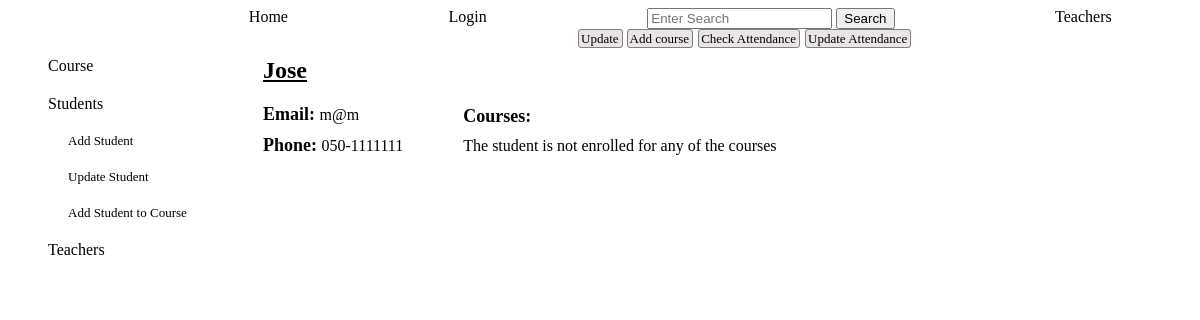
/student_info/1, run on an earlier commit of the app's database.
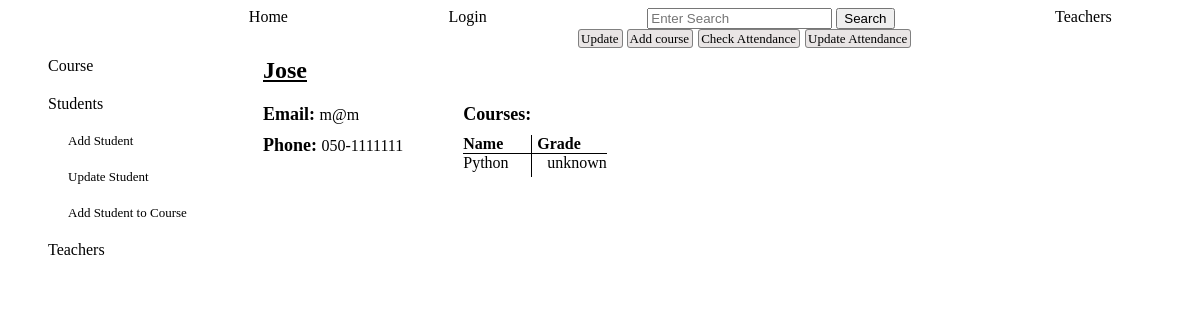
And on a later commit of the database.
### tables this page shows
CREATE TABLE students (
        id INTEGER PRIMARY KEY,
        name TEXT NOT NULL,
        email TEXT NOT NULL UNIQUE,
        phone TEXT UNIQUE
        );

CREATE TABLE courses (
        id INTEGER PRIMARY KEY,
        name TEXT NOT NULL,
        description TEXT,
        teacher_id TEXT NOT NULL,
        start TEXT,
        day TEXT,
        time TEXT, 
        FOREIGN KEY (teacher_id) REFERENCES teachers (id)
        );

CREATE TABLE students_courses (
        id INTEGER PRIMARY KEY,
        student_id INTEGER,
        course_id INTEGER,
        grade INTEGER DEFAULT "unknown",
        UNIQUE (student_id, course_id),
        FOREIGN KEY (student_id) REFERENCES students (id),
        FOREIGN KEY (course_id) REFERENCES courses (id)
    );

### app.py (the view)
@app.route('/student_info/<student_id>')
def student_info(student_id): # specific student information
    log=check_log()
    info=chek_admin()
    student_dict={}
    student_dict['link1']=['create']
    student_dict['link2']=['create']
    student_dict['link3']=['create']
    student_dict['id']=student_id
    student=crud.read_if('*',"students","id", student_id)
    student_object=create_students_objects(student)
    student_dict['courses_title']='Courses: '
    student_dict['course_name']='Name'
    student_dict['course_grade']='Grade'
    courses=crud.read_if('course_id, grade','students_courses', 'student_id', student_id)
    if len(courses)==0:
        student_dict['courses']=''
        student_dict['no_courses']='The student is not enrolled for any of the courses'
        student_dict['form']=[]
    else:
        courses_names=[]
        for c in courses:
            c_g=namedtuple('C_grade', ['id','name','grade'])
            c_g.id=c[0]
            c_g.name=crud.course_name(c[0])
            c_g.grade=c[1]
            courses_names.append(c_g)
        student_dict['courses']=courses_names
        student_dict['no_courses']=''
        student_dict['form']=['create']
    return render_template('admin_students.html', log=log, info=info, student_object=student_object, student_dict=student_dict, student_attend='')

### app.py (called while the page is built)
def check_log(): #check if user is loged in or not
    log_result={}
    if "name" in session:
        link='/logout'
        log='Logout'
        log_result['link']=link
        log_result['log']=log
        return log_result
    else:
        link='/login'
        log='Login'
        log_result['link']=link
        log_result['log']=log
        return log_result

def chek_admin():
    if "role" in session:
        info={}
        if session['role']=='admin':
            info['id']=session['id']
            info['link']=f"/administrator/{session['id']}"
            info['word']='Administrator'
        if session['role']=='teacher':
            info['id']=session['id']
            info['link']=f"/teacher_profile/{session['id']}"
            info['word']=f"Welcome {crud.teacher_name(session['id'])}"
        if session['role']=='student':
            info['id']=session['id']
            info['link']=f"/student_profile/{session['id']}"
            info['word']=f"Welcome {crud.student_name(session['id'])}"
        return info

### crud.py (called while the page is built)
def read_if(column, table, value, condition):
    return query(f"SELECT {column} FROM {table} WHERE {value}='{condition}'")

def course_name(course_id):
    name=read_if('name', 'courses', 'id', course_id)
    name=name[0][0]
    return name

### functions.py (called while the page is built)
def create_students_objects(students: list):
    students_objects=[classes.Student(student[0], student[1], student[2], student[3]) for student in students]
    return students_objects

### setup_db.py (called while the page is built)
def query(sql):
    with sqlite3.connect('students.db') as conn:
        cur=conn.cursor()
        cur.execute(sql)
        return cur.fetchall()

### templates/admin_students.html (shortened to what this page needs)
{% include "admin_nav_students.html" %}
    <div class="admin_students_main">
        <div class="student_courses">
            <div class="average_course_attend">
            </div>
        </div>
        {% for student in student_object %}
        <div class="main_student_info">
            <div class="title_info_student">
                <div class="info_student_name">{{student.name}}</div>
            </div>
            <div class="main_course_detail">
                <div class="basic_course_info" >
                    {% for student in student_object %}
                    <div class="info_student_email"><span class="title_student">Email: </span>{{student.email}}</div>
                    <div class="info_student_phone"><span class="title_student">Phone: </span>{{student.phone}}</div>
                    {% endfor %}
                </div>
                <div class="info_student_courses">
                    <div class="title_student" style="margin-bottom: 10px;">{{student_dict.courses_title}}</div>
                    {% for f in student_dict.form %}
                    <div class="title_course_name">{{student_dict.course_name}}</div>
                    <div class="title_student_grade">{{student_dict.course_grade}}</div>
                    {% endfor %}
                    <div class="student_course_name">
                        {% for course in student_dict.courses %}
                        <div><a href="/course_info/{{course.id}}">{{course.name}}</a></div>
                        {% endfor %}
                    </div>
                    <div class="student_grade">
                        {% for course in student_dict.courses %}
                        <div class="">{{course.grade}}</div>
                        {% endfor %}
                    </div>
                    <div class="no_student_courses">{{student_dict.no_courses}}</div>
                </div>
            </div>
        </div>
        {% endfor %}
    </div>
    <div class="info_more_links">
        {% for l in student_dict.link1 %}
        <div>
            <a href="/chosen_student/{{student_dict.id}}">Update</a>
            <a href="/student_id_registration/{{student_dict.id}}">Add course</a>
        </div>
        {% endfor %}
        {% for l in student_dict.link2 %}
        <div>
            <a href="/attendance_student/{{student_dict.id}}">Check Attendance</a>
        </div>
        {% endfor %}
        {% for l in student_dict.link3 %}
        <div>
            <a href="/update_student_attendance/{{student_dict.id}}">Update Attendance</a>
        </div>
        {% endfor %}
    </div>
</div>

### templates/admin_nav_students.html (shortened to what this page needs)
{% extends "base.html" %}
{% block content %}
<div class="admin_pages">
    <div class="links">
        <div class="link"><a href="/admin_courses">Course</a></div>
        <div class="link"><a href="/admin_students">Students</a></div>
            <div class="more_links">
                <div class="link"><a href="/add_student">Add Student</a></div>
                <div class="link"><a href="/update_students">Update Student</a></div>
                <div class="link"><a href="/student_registration">Add Student to Course</a></div>
            </div>
        <div class="link"><a href="/admin_teachers">Teachers</a></div>
    </div>
{% endblock %}

### templates/base.html
{% include "header.html" %}
{% block content %}
{% endblock %}

### templates/header.html (shortened to what this page needs)
<!DOCTYPE html>
<html lang="en">
<head>
    <link rel="stylesheet" href="../static/style.css">
</head>
<body>
 <div class="navbar">
    <a href="/home">Home</a>
    <a href="{{log.link}}">{{log.log}}</a>
    <form action="/search" method="">
        <input type="text" name="search" placeholder="Enter Search">
        <input type="submit" value="Search">
    </form>
    <a href="/teachers">Teachers</a>
 </div>

### static/style.css (style rules this page uses)
.links { display: flex; flex-direction: column; gap: 20px; margin-left: 20px; grid-column: 1; grid-row: 2; }
.link>* { text-decoration: none; color: black; }
.more_links { display: flex; flex-direction: column; gap: 20px; margin-left: 20px; font-size:small; width: 120px; }
.navbar { width: 100%; text-decoration: none; display: flex; justify-content: space-around; }
.navbar>* { text-decoration: none; color: black; }
.admin_pages { display: grid; grid-template-columns: max-content max-content; grid-template-rows: max-content max-content; column-gap: 70px; row-gap: 10px; margin-left: 20px; }
.info_more_links { display: flex; gap: 5px; grid-row: 1; grid-column: 2; height: 18px; margin-left: 320px; }
.info_more_links>div>a { color: black; text-decoration: none; border-width: 0.5px; border-style: solid; border-radius: 3px; border-color: gray; padding: 1px 3px 1px 2px; background-color: rgb(233, 229, 229); font-size:small; text-align: center; }
.main_course_detail { display: grid; grid-template-columns: max-content max-content; gap:60px; }
.basic_course_info { grid-column: 1; display: flex; flex-direction: column; gap: 10px; }
.average_course_attend { display: flex; flex-direction: column; gap: 5px; }
.admin_students_main { grid-column: 2; grid-row: 2; display: flex; }
.main_student_info { display: flex; flex-direction: column; gap: 20px; }
.info_student_name { font-size:x-large; font-weight:bolder; text-decoration: underline; }
.title_student { font-size: large; font-weight: bold; }
.info_student_courses { grid-column: 2; display: grid; align-self: center; grid-template-columns: max-content max-content; grid-template-rows: max-content max-content max-content; }
.title_course_name { grid-column: 1; grid-row: 2; border-bottom: solid black 1px; font-weight: bold; }
.title_student_grade { grid-column: 2; grid-row: 2; padding-left: 5px; border-bottom: solid black 1px; border-left: solid black 1px; font-weight: bold; }
.student_course_name { grid-column: 1; grid-row: 3; padding-right: 5px; }
.student_course_name>div { padding-bottom: 5px; }
.student_course_name>*>a { text-decoration: none; color: black; }
.student_grade { grid-column: 2; grid-row: 3; }
.student_grade>div { border-left: solid black 1px; padding-left: 15px; padding-bottom: 5px; }
.no_student_courses { grid-column: 1; grid-row: 2; }
.student_courses { display: flex; flex-direction: column; gap: 20px; }
.student_courses { display: flex; flex-direction: column; }

What changed in the data, as far as the page shows it:
shown differently, row unchanged: students "Jose": no_courses "The student is not enrolled for any of the courses" → (not shown)
now on this page (row unchanged): courses: name "Python"
added students_courses: grade "unknown"
Also different on the page:
new list line: "Name Grade"
